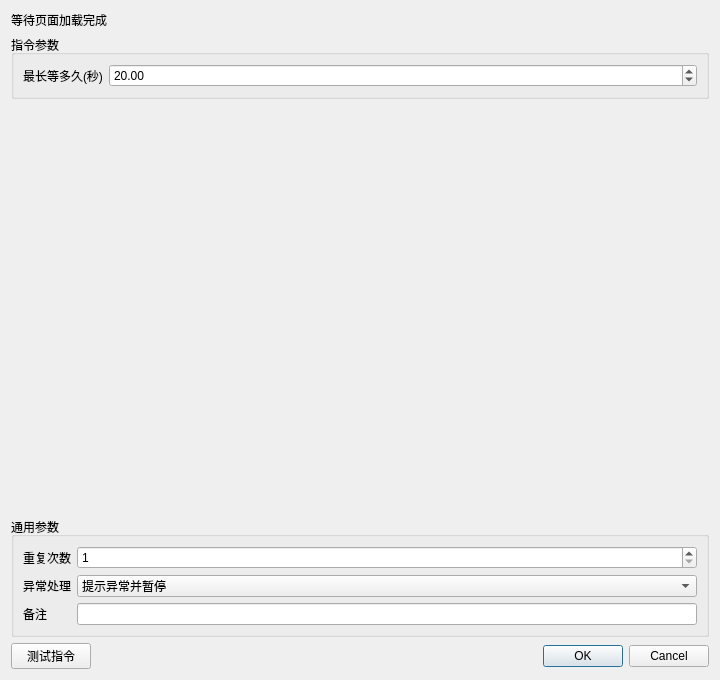
<?xml version="1.0" encoding="UTF-8"?><ui version="4.0"><class>InstructionEditor</class><widget class="QDialog" name="InstructionEditor"><property name="geometry"><rect><x>0</x><y>0</y><width>720</width><height>680</height></rect></property><layout class="QVBoxLayout" name="rootLayout"><item><widget class="QLabel" name="titleLabel"><property name="text"><string>等待页面加载完成</string></property></widget></item><item><widget class="QGroupBox" name="parameterGroupBox"><property name="title"><string>指令参数</string></property><layout class="QFormLayout" name="parameterFormLayout"><item row="0" column="0"><widget class="QLabel" name="label_0"><property name="text"><string>最长等多久(秒)</string></property></widget></item><item row="0" column="1"><widget class="QDoubleSpinBox" name="parameter_0"><property name="minimum"><double>0</double></property><property name="maximum"><double>1000000</double></property><property name="value"><double>20</double></property></widget></item></layout></widget></item><item><spacer name="verticalSpacer"><property name="orientation"><enum>Qt::Vertical</enum></property><property name="sizeHint" stdset="0"><size><width>20</width><height>20</height></size></property></spacer></item>
<item><widget class="QGroupBox" name="commonGroupBox"><property name="title"><string>通用参数</string></property><layout class="QFormLayout" name="commonFormLayout">
<item row="0" column="0"><widget class="QLabel" name="repeatLabel"><property name="text"><string>重复次数</string></property></widget></item><item row="0" column="1"><widget class="QSpinBox" name="repeatSpinBox"><property name="minimum"><number>1</number></property><property name="maximum"><number>999999</number></property><property name="value"><number>1</number></property></widget></item>
<item row="1" column="0"><widget class="QLabel" name="errorPolicyLabel"><property name="text"><string>异常处理</string></property></widget></item><item row="1" column="1"><widget class="QComboBox" name="errorPolicyComboBox"><item><property name="text"><string>自动跳过</string></property></item><item><property name="text"><string>提示异常并暂停</string></property></item><item><property name="text"><string>提示异常并停止</string></property></item><property name="currentIndex"><number>1</number></property></widget></item>
<item row="2" column="0"><widget class="QLabel" name="noteLabel"><property name="text"><string>备注</string></property></widget></item><item row="2" column="1"><widget class="QLineEdit" name="noteEdit"/></item>
</layout></widget></item>
<item><layout class="QHBoxLayout" name="footerLayout"><item><widget class="QPushButton" name="testButton"><property name="text"><string>测试指令</string></property></widget></item><item><spacer name="footerSpacer"><property name="orientation"><enum>Qt::Horizontal</enum></property><property name="sizeHint" stdset="0"><size><width>40</width><height>20</height></size></property></spacer></item><item><widget class="QDialogButtonBox" name="buttonBox"><property name="standardButtons"><set>QDialogButtonBox::Cancel|QDialogButtonBox::Ok</set></property></widget></item></layout></item>
</layout></widget><resources/><connections/></ui>
